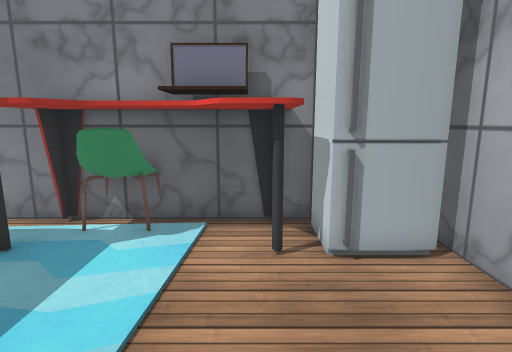
view 1 (above)

16 first-person views from a walk through a Unity game level. The camera is 1.3 m above the floor, tilts 10° down and sees 80° across. The floor is counted in squares, 0.5 m on a side. Each view is taken from the middle of a square. On the plan, view 1 faces up. The plan holds only what a view shows up to about 20 squares ahead; the rest is blank. Some surface patterns are stand-ins.

view 2
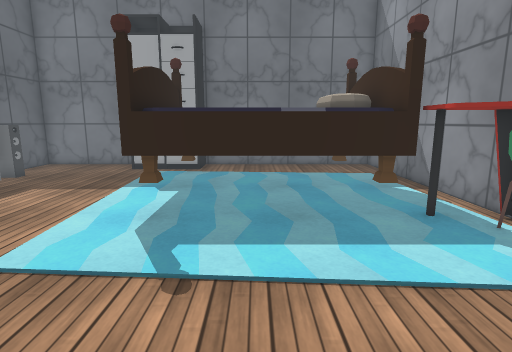

view 3
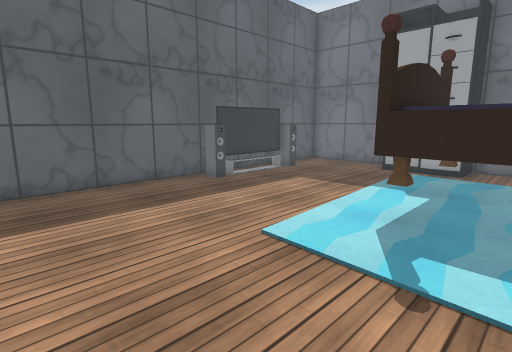

view 4
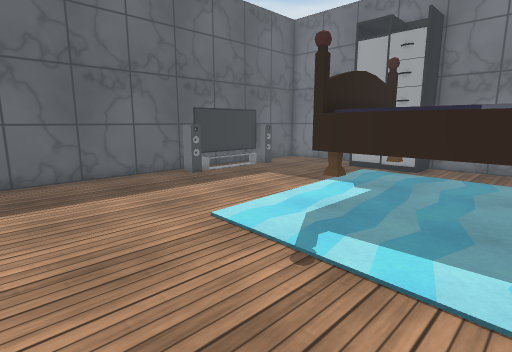

view 5
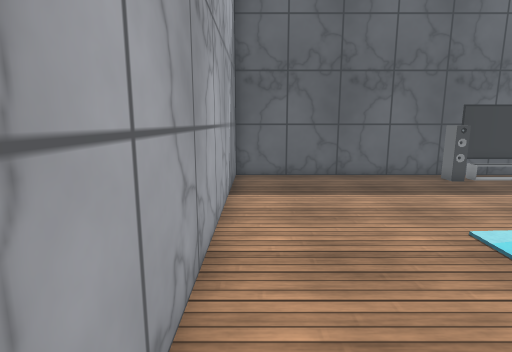

view 6
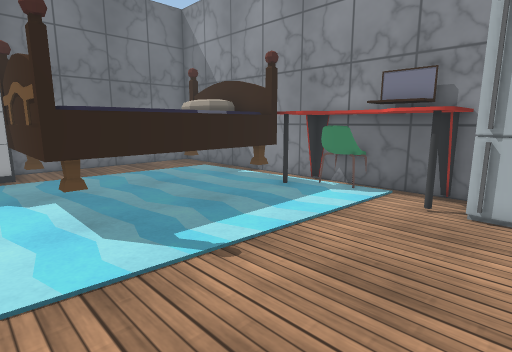

view 7
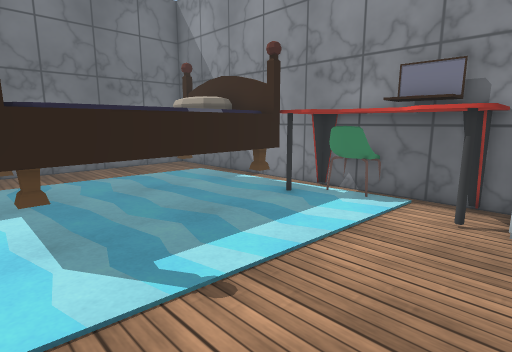

view 8
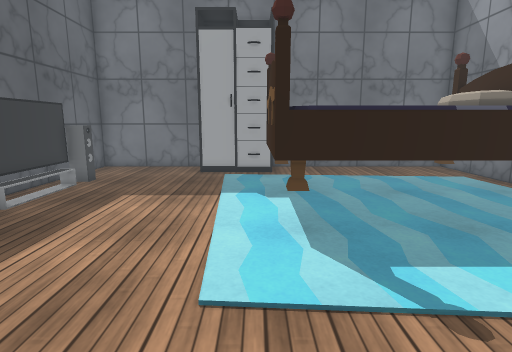

view 9
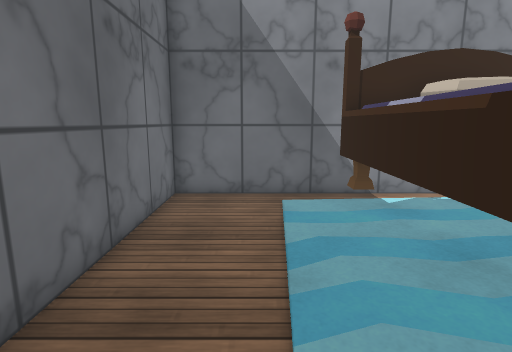

view 10
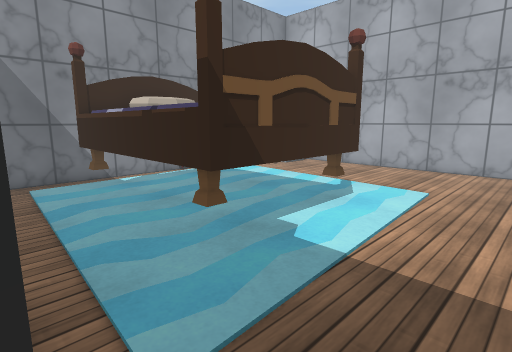

view 11
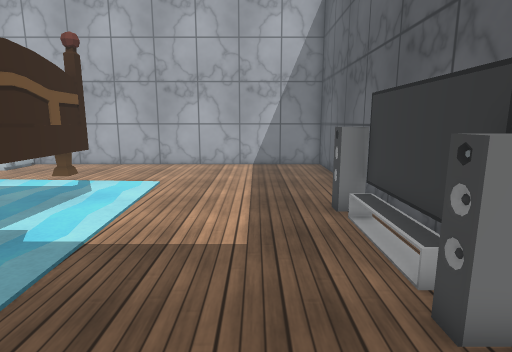

view 12
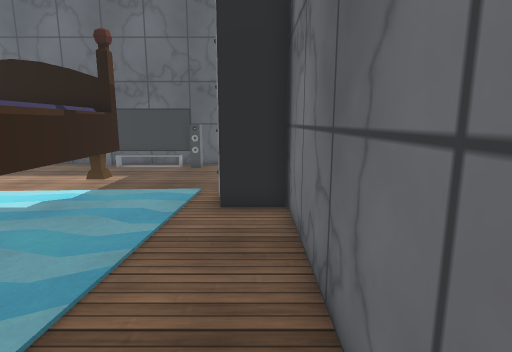

view 13
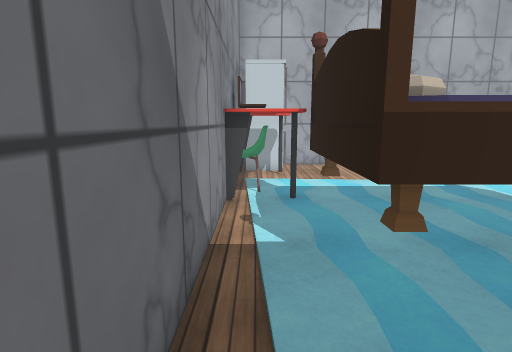

view 14
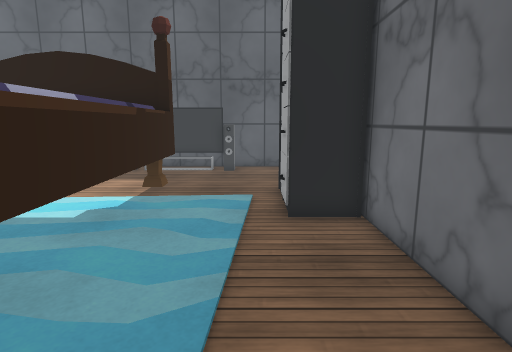

view 15
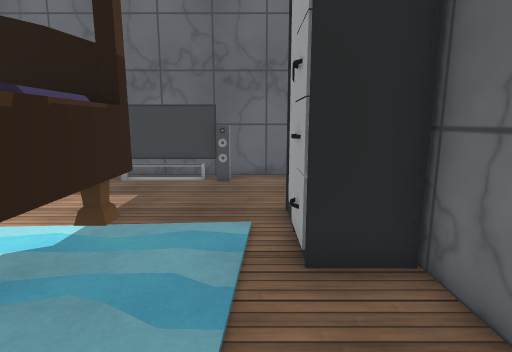

view 16
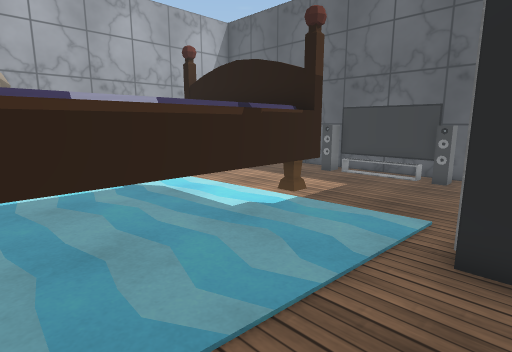

### Floor plan
Points are (right, up) in squares from view 1. A wall is a line through its corners. A room is listed if a view was taken in it or the views show most of it. See-through windows are left out.
Room 1 (views 1, 2, 3, 4, 5, 6, 7, 8, 9, 10, 11, 12, 13, 14, 15, 16)
walls: (-5.4, 8) (-16, 8) (-16, -3.1); (-16, -6.2) (-16, -12) (4, -12) (4, 6.6); (1.6, 8) (-2.5, 8); (-11.8, -11.3) (-11.8, -10.4) (-11.3, -10.4) (-11.3, -11.2) (-6.3, -11.2) (-6.3, -10.4) (-5.8, -10.4) (-5.8, -11.2)
low walls: (-10.6, -10.5) (-6.9, -10.5)
objects: closet (-15, -6) to (-14, -2); bed (-11, -3) to (-5, 5); carpet (-6, 6) to (-6, 7); table (-5, 5) to (0, 8); chair (-3, 8); laptop (-2, 7) to (0, 7); fridge (1, 5) to (3, 7)

Positions as (right, up) in squares from view 1, and headings:
1: (0, 0), facing up
2: (3, 1), facing left
3: (3, 1), facing down-left
4: (3, 3), facing down-left
5: (3, 3), facing down
6: (3, -4), facing up-left
7: (2, -3), facing up-left
8: (2, -3), facing left
9: (-13, -3), facing up
10: (-14, -7), facing up-right
11: (-15, -8), facing right
12: (-15, 7), facing down
13: (-15, 7), facing right
14: (-13, 6), facing down
15: (-13, 3), facing down
16: (-15, 4), facing down-right
